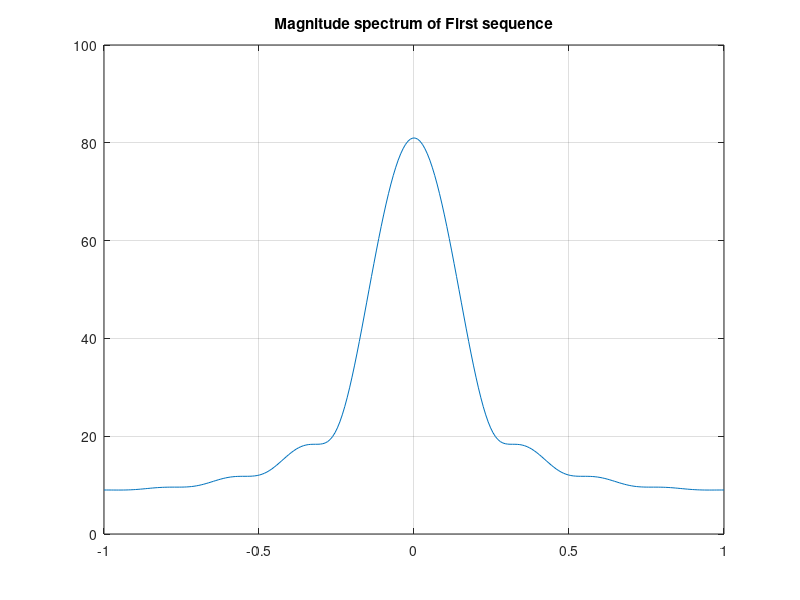
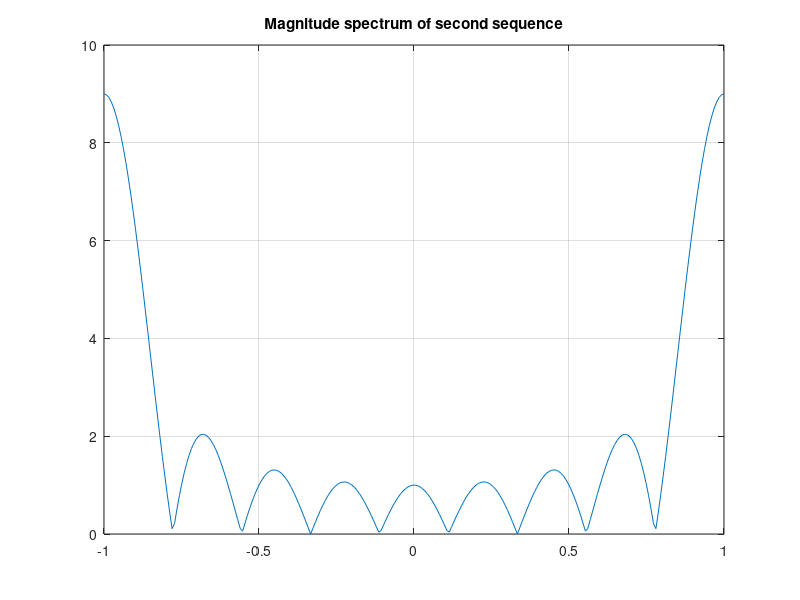
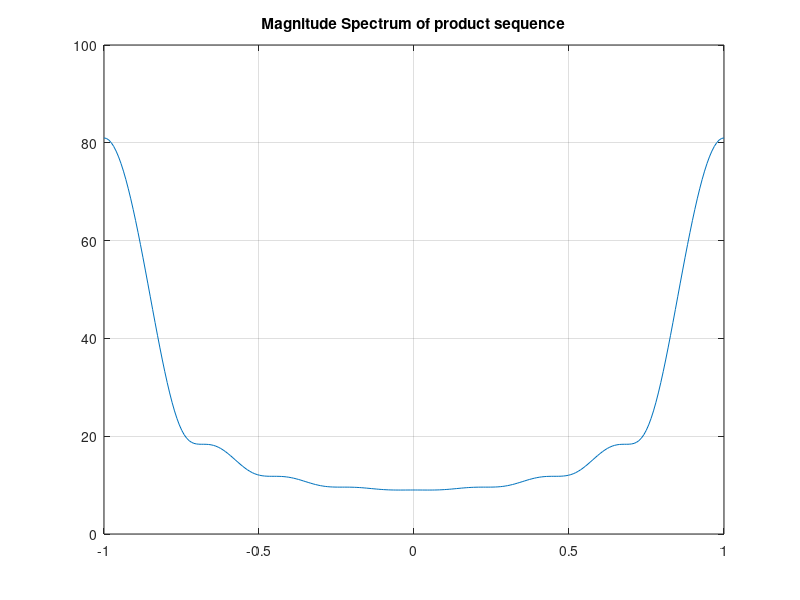
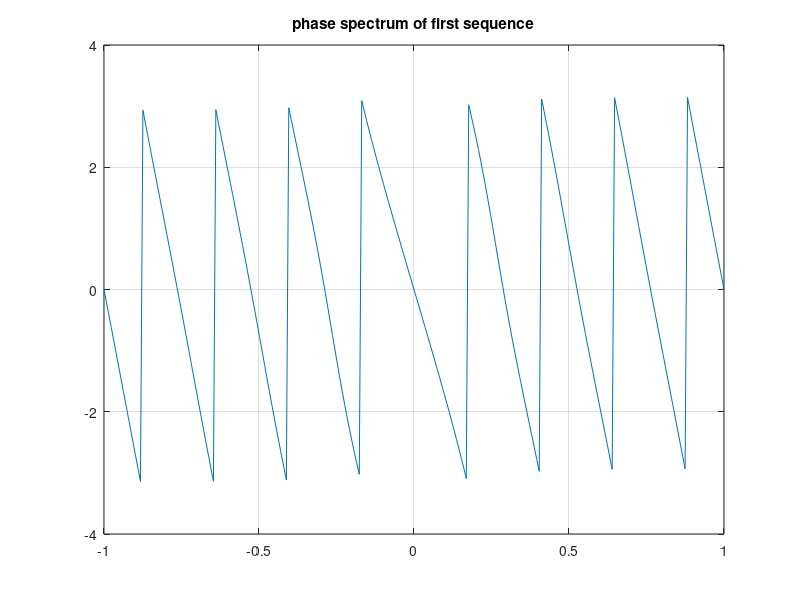

MATLAB code to generate these figures, in order:
%   Modulation property of DTFT
%   IF G[e^jw] <=> g[n]
%   If H[e^jw] <=> h[n]
%   multiplication of these signals in time domain is the 
%   convolution of the signals in frequency domain

clf;
w = -pi:2*pi/255:pi;
x1 = [1 3 5 7 9 11 13 15 17];
x2 = [1 -1 1 -1 1 -1 1 -1 1];
y = x1.*x2;
h1 = freqz(x1, 1, w);
h2 = freqz(x2, 1, w);
h3 = freqz(y , 1, w);
%figure
figure(1);
plot(w/pi, abs(h1));grid;
title('Magnitude spectrum of First sequence');
figure(4);
plot(w/pi,angle(h1));grid;
title('phase spectrum of first sequence');

%figure 2
figure(2);
plot(w/pi, abs(h2));grid;
title('Magnitude spectrum of second sequence');
figure(5);
plot(w/pi,angle(h2));grid;
title('phase spectrum of second sequence');
%figure 3
figure(3);
plot(w/pi, abs(h3));grid;
title('Magnitude Spectrum of product sequence');
figure(6);
plot(w/pi, angle(h3));grid;
title('phase spectrum of product sequence');
